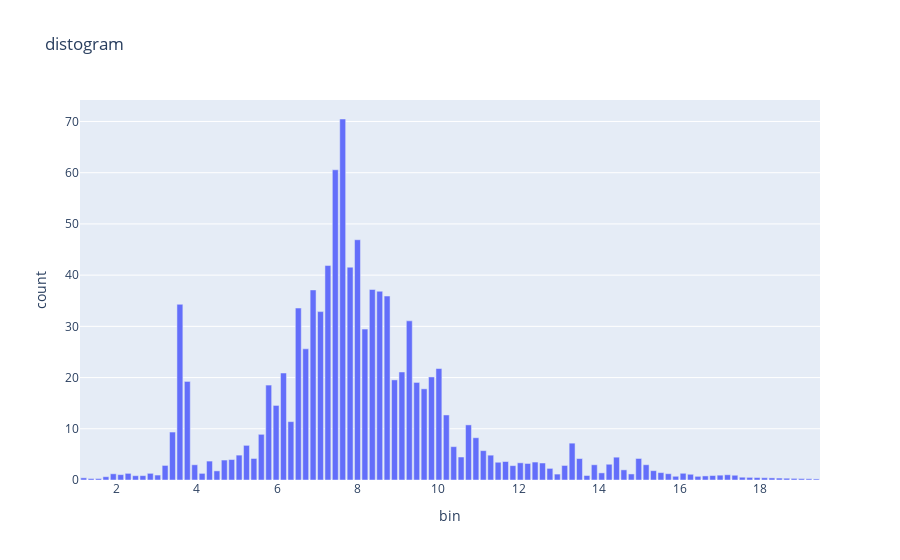

The notebook cell saved with this chart:
### Code cell
hist = distogram.histogram(h)
df_hist = pd.DataFrame(np.array(hist), columns=["bin", "count"])
fig = px.bar(df_hist, x="bin", y="count", title="distogram")
fig.update_layout(height=100)
fig.show()
